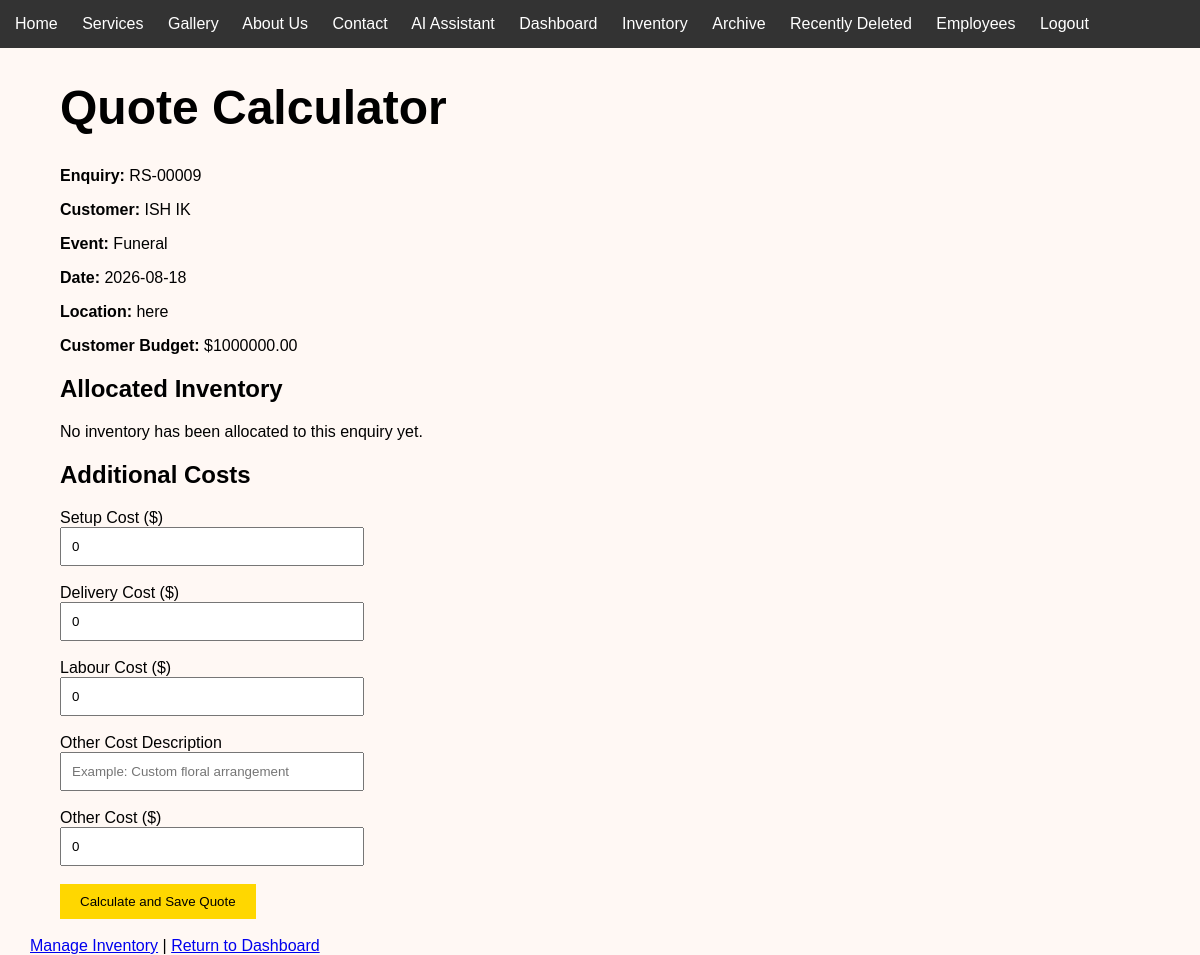
Before: /enquiries/9/quote (signed in) with the older database file.
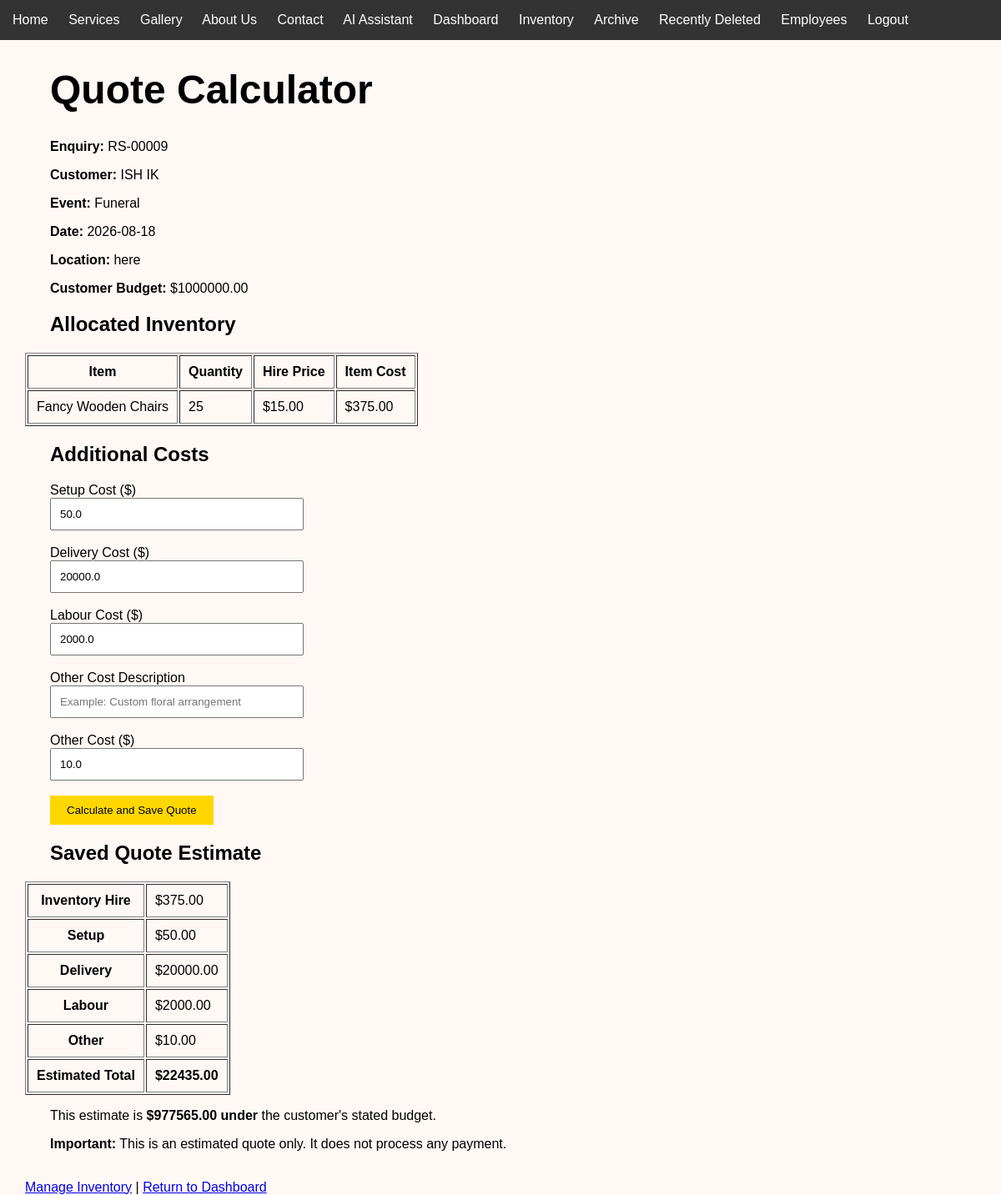
After: the same page with the newer database file.
### tables this page shows
CREATE TABLE Enquiries (

    EnquiryID INTEGER PRIMARY KEY AUTOINCREMENT,

    CustomerID INTEGER NOT NULL,

    EventType TEXT NOT NULL,

    EventDate TEXT NOT NULL,

    GuestCount INTEGER,

    Budget REAL,

    Message TEXT,

    Status TEXT DEFAULT 'Pending',

    DateSubmitted TEXT, CreatedAt TEXT, UpdatedAt TEXT, DeletedAt TEXT, ReferenceCode TEXT, EventLocation TEXT, Requirements TEXT, AdditionalInformation TEXT,

    FOREIGN KEY (CustomerID) REFERENCES Customers(CustomerID)

);

CREATE TABLE Customers (

            CustomerID INTEGER PRIMARY KEY AUTOINCREMENT,

            FirstName TEXT NOT NULL,

            LastName TEXT NOT NULL,

            Email TEXT NOT NULL,

            Phone TEXT

        );

CREATE TABLE InventoryReservations (
    ReservationID INTEGER PRIMARY KEY AUTOINCREMENT,
    EnquiryID INTEGER NOT NULL,
    ItemID INTEGER NOT NULL,
    EventDate TEXT NOT NULL,
    QuantityReserved INTEGER NOT NULL DEFAULT 1,
    FOREIGN KEY (EnquiryID) REFERENCES Enquiries(EnquiryID),
    FOREIGN KEY (ItemID) REFERENCES Inventory(ItemID)
);

CREATE TABLE Inventory (

    ItemID INTEGER PRIMARY KEY AUTOINCREMENT,

    ItemName TEXT NOT NULL,

    Category TEXT NOT NULL,

    Quantity INTEGER NOT NULL,

    AvailableQuantity INTEGER NOT NULL,

    HirePrice REAL NOT NULL

);

CREATE TABLE Quotes (
    QuoteID INTEGER PRIMARY KEY AUTOINCREMENT,
    EnquiryID INTEGER NOT NULL UNIQUE,
    InventorySubtotal REAL NOT NULL DEFAULT 0,
    SetupCost REAL NOT NULL DEFAULT 0,
    DeliveryCost REAL NOT NULL DEFAULT 0,
    LabourCost REAL NOT NULL DEFAULT 0,
    OtherCost REAL NOT NULL DEFAULT 0,
    OtherDescription TEXT,
    EstimatedTotal REAL NOT NULL DEFAULT 0,
    QuoteStatus TEXT NOT NULL DEFAULT 'Estimate',
    CreatedAt TEXT DEFAULT CURRENT_TIMESTAMP,
    UpdatedAt TEXT,
    FOREIGN KEY (EnquiryID) REFERENCES Enquiries(EnquiryID) ON DELETE CASCADE
);

### app.py (the view, shortened to what this page needs)
@app.route(
    "/enquiries/<int:enquiry_id>/quote",
    methods=["GET", "POST"]
)
@admin_required
def enquiry_quote(enquiry_id):
    error = None
    success = request.args.get("success")
    enquiry, allocated_items, quote = get_enquiry_quote(enquiry_id)
    if enquiry is None:
        return redirect(url_for("dashboard"))
    return render_template(
        "quote_calculator.html",
        enquiry=enquiry,
        allocated_items=allocated_items,
        quote=quote,
        error=error,
        success=success
    )

### app.py (called while the page is built)
def admin_required(route_function):
    @wraps(route_function)
    def protected_route(*args, **kwargs):
        if session.get("logged_in") is not True:
            return redirect(url_for("login"))
        if (
            session.get("role") != "admin"
            or session.get("username") != "rani"
        ):
            return redirect(url_for("dashboard"))
        return route_function(*args, **kwargs)
    return protected_route

### database.py (called while the page is built)
def get_connection():
    connection = sqlite3.connect(DATABASE)
    connection.row_factory = sqlite3.Row
    connection.execute(
        "PRAGMA foreign_keys = ON"
    )
    return connection

### templates/quote_calculator.html (shortened to what this page needs)
{% extends "base.html" %}
{% block content %}
<h1>Quote Calculator</h1>
<p><strong>Enquiry:</strong> {{ enquiry.ReferenceCode or ("#" ~ enquiry.EnquiryID) }}</p>
<p><strong>Customer:</strong> {{ enquiry.FirstName }} {{ enquiry.LastName }}</p>
<p><strong>Event:</strong> {{ enquiry.EventType }}</p>
<p><strong>Date:</strong> {{ enquiry.EventDate }}</p>
<p><strong>Location:</strong> {{ enquiry.EventLocation or "Not provided" }}</p>
<p>
    <strong>Customer Budget:</strong>
    {% if enquiry.Budget is not none %}
        ${{ "%.2f"|format(enquiry.Budget) }}
    {% else %}
        Not provided
    {% endif %}
</p>
<h2>Allocated Inventory</h2>
{% if allocated_items %}
<table border="1" cellpadding="10">
    <thead>
        <tr><th>Item</th><th>Quantity</th><th>Hire Price</th><th>Item Cost</th></tr>
    </thead>
    <tbody>
        {% for item in allocated_items %}
        <tr>
            <td>{{ item.ItemName }}</td>
            <td>{{ item.QuantityReserved }}</td>
            <td>${{ "%.2f"|format(item.HirePrice or 0) }}</td>
            <td>${{ "%.2f"|format(item.ItemCost or 0) }}</td>
        </tr>
        {% endfor %}
    </tbody>
</table>
{% else %}
<p>No inventory has been allocated to this enquiry yet.</p>
{% endif %}
<h2>Additional Costs</h2>
<form method="POST">
    <label>Setup Cost ($)</label><br>
    <input type="number" name="setup_cost" min="0" step="0.01" value="{{ quote.SetupCost if quote else 0 }}" required>
    <br><br>
    <label>Delivery Cost ($)</label><br>
    <input type="number" name="delivery_cost" min="0" step="0.01" value="{{ quote.DeliveryCost if quote else 0 }}" required>
    <br><br>
    <label>Labour Cost ($)</label><br>
    <input type="number" name="labour_cost" min="0" step="0.01" value="{{ quote.LabourCost if quote else 0 }}" required>
    <br><br>
    <label>Other Cost Description</label><br>
    <input type="text" name="other_description" value="{{ quote.OtherDescription if quote and quote.OtherDescription else '' }}" placeholder="Example: Custom floral arrangement">
    <br><br>
    <label>Other Cost ($)</label><br>
    <input type="number" name="other_cost" min="0" step="0.01" value="{{ quote.OtherCost if quote else 0 }}" required>
    <br><br>
    <button type="submit">Calculate and Save Quote</button>
</form>
{% if quote %}
<h2>Saved Quote Estimate</h2>
<table border="1" cellpadding="10">
    <tr><th>Inventory Hire</th><td>${{ "%.2f"|format(quote.InventorySubtotal) }}</td></tr>
    <tr><th>Setup</th><td>${{ "%.2f"|format(quote.SetupCost) }}</td></tr>
    <tr><th>Delivery</th><td>${{ "%.2f"|format(quote.DeliveryCost) }}</td></tr>
    <tr><th>Labour</th><td>${{ "%.2f"|format(quote.LabourCost) }}</td></tr>
    <tr>
        <th>Other{% if quote.OtherDescription %} - {{ quote.OtherDescription }}{% endif %}</th>
        <td>${{ "%.2f"|format(quote.OtherCost) }}</td>
    </tr>
    <tr><th>Estimated Total</th><td><strong>${{ "%.2f"|format(quote.EstimatedTotal) }}</strong></td></tr>
</table>
{% if enquiry.Budget is not none %}
    {% set difference = enquiry.Budget - quote.EstimatedTotal %}
    {% if difference >= 0 %}
        <p>This estimate is <strong>${{ "%.2f"|format(difference) }} under</strong> the customer's stated budget.</p>
    {% else %}
        <p>This estimate is <strong>${{ "%.2f"|format(-difference) }} over</strong> the customer's stated budget.</p>
    {% endif %}
{% endif %}
<p><strong>Important:</strong> This is an estimated quote only. It does not process any payment.</p>
{% endif %}
<br>
<a href="{{ url_for('allocate_enquiry_inventory', enquiry_id=enquiry.EnquiryID) }}">Manage Inventory</a> |
<a href="{{ url_for('dashboard') }}">Return to Dashboard</a>
{% endblock %}

### templates/base.html (shortened to what this page needs)
<!DOCTYPE html>
<html lang="en">
<head>
    <link
        rel="stylesheet"
        href="{{ url_for('static', filename='css/style.css') }}"
    >
</head>
<body>
    <nav>
        <a href="{{ url_for('home') }}">Home</a>
        <a href="{{ url_for('services') }}">Services</a>
        <a href="{{ url_for('gallery') }}">Gallery</a>
        <a href="{{ url_for('about') }}">About Us</a>
        <a href="{{ url_for('contact') }}">Contact</a>
        <a href="{{ url_for('assistant') }}">AI Assistant</a>
        {% if session.get("logged_in") %}
            <a href="{{ url_for('dashboard') }}">
                Dashboard
            </a>
            <a href="{{ url_for('inventory') }}">
                Inventory
            </a>
            {% if session.get("role") == "admin" %}
                <a href="{{ url_for('archive') }}">
                    Archive
                </a>
                <a href="{{ url_for('recently_deleted') }}">
                    Recently Deleted
                </a>
                <a href="{{ url_for('manage_employees') }}">
                    Employees
                </a>
            {% endif %}
            <a href="{{ url_for('logout') }}">
                Logout
            </a>
        {% else %}
            <a href="{{ url_for('login') }}">
                Staff Login
            </a>
        {% endif %}
    </nav>
    <main>
        {% block content %}
        {% endblock %}
    </main>
</body>
</html>

### static/css/style.css (style rules this page uses)
body { margin: 0; font-family: Arial, sans-serif; background: #fff8f4; }
nav { background: #333; padding: 15px; }
nav a { color: white; margin-right: 20px; text-decoration: none; }
h1 { font-size: 48px; }
main, form, h1, h2, p { margin-left: 30px; }
input, select, textarea { padding: 10px; width: 280px; }
button { background: gold; border: none; padding: 10px 20px; cursor: pointer; }

Changed rows visible on the page:
added InventoryReservations: ItemName "Fancy Wooden Chairs", QuantityReserved "25", ItemCost "375.00"
now on this page (row unchanged): Inventory: HirePrice "15.00"
added Quotes: setup_cost "50.0", delivery_cost "20000.0", labour_cost "2000.0", other_cost "10.0", InventorySubtotal "375.00", SetupCost "50.00", DeliveryCost "20000.00", LabourCost "2000.00", OtherCost "10.00", EstimatedTotal "22435.00"
Other visible differences:
{{ "%.2f"|format(difference) }}: (not shown) → "977565.00"
form field setup_cost: "0" → (not shown)
form field delivery_cost: "0" → (not shown)
form field labour_cost: "0" → (not shown)
form field other_cost: "0" → (not shown)
text no longer shown: "No inventory has been allocated to this enquiry yet."
text now shown: "Item Quantity Hire Price Item Cost Saved Quote Estimate Inventory Hire $ Setup $ Delivery $ Labour $ Other $ Estimated Total $ This estimate is $ under the customer's stated budget. Important: This is an estimated quote only. It does not process any payment."
